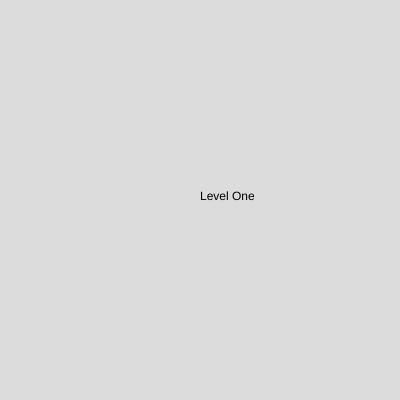
Frame 1 (no input)
Frame 60 (no input): identical to frame 1, image omitted
Frame 120 (the mouse pressed at the canvas centre since frame 60): identical to frame 1, image omitted

The p5.js sketch that drew this single still picture (run headless with seeded random() and noise() and a simulated clock; from frame 60 on, the mouse is pressed at the canvas centre):

// p5.js sketch
// ── sketch.js
let levelState = 0;
let levels = [];



function setup() {
  createCanvas(400, 400);
  levelState = 0;

  levels.push(new LevelOne);
  levels.push(new LevelTwo)
}

function draw() {
  background(220);


  switch(levelState){
    case 0:
      levels[0].draw();
      break;
    case 1:
      levels[1].draw();
  }
}


function keyPressed(){
  if(key === '1'){
    levelState = 0;
  } else if(key === '2'){
    levelState = 1;
  }
}

// ── helper_classes.js
class ElementsHelper{


    AddText(value, x, y){
        text(value, x, y);
    }
    
}
// ── level_one.js
class LevelOne{
    levelName;
    elementHelper

    constructor(){
        this.elementHelper = new ElementsHelper();
        this.levelName = 'Level One'
    }

    draw(){
        this.elementHelper.AddText(this.levelName, width/2, height/2);
    }
}
// ── level_two.js
class LevelTwo{
    levelName;
    elementHelper

    constructor(){
        this.elementHelper = new ElementsHelper();
        this.levelName = 'Level Two'
    }

    draw(){
        this.elementHelper.AddText(this.levelName, width/2, height/2);
    }
}
